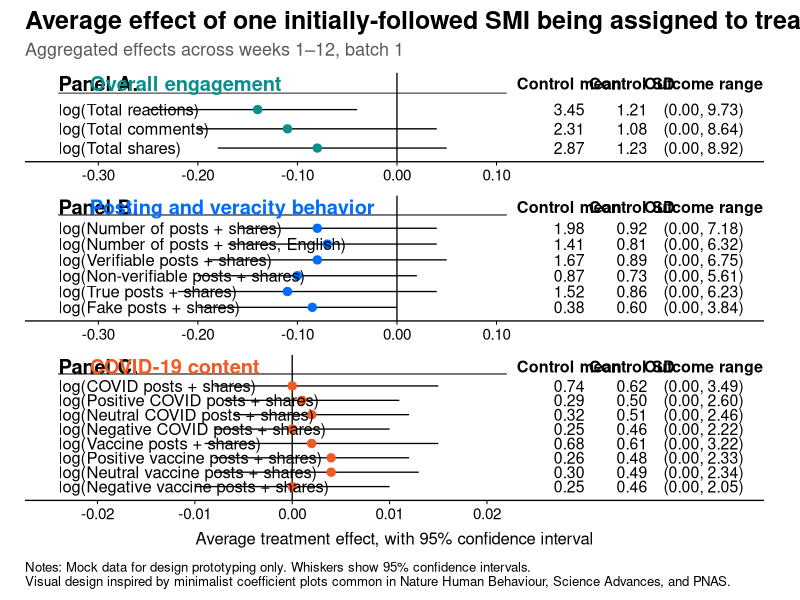
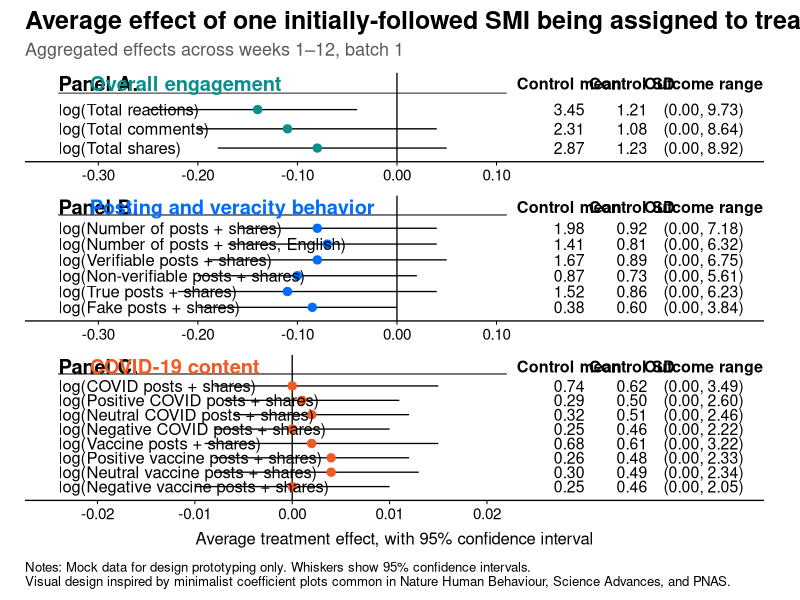
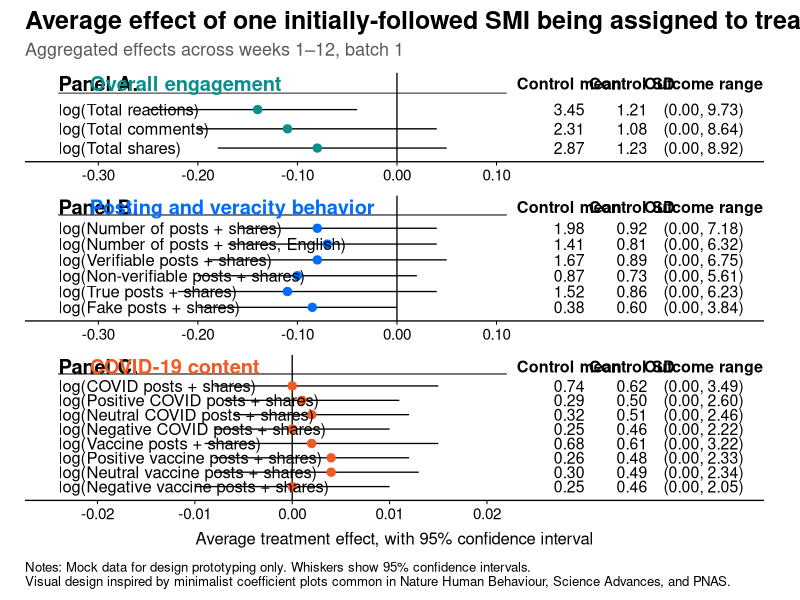

Source code (R) for these figures, in order:
# ============================================================
# Mock coefficient plot template: online follower behaviors
# ============================================================
#
# Purpose:
# This script generates a publication-style mock coefficient plot.
# The data below are fake and are intended only for design prototyping.
# Replace the mock df with real estimates before using the figure in the paper.
#
# Required real-data columns:
# panel, family, outcome, estimate, ci_low, ci_high,
# control_mean, control_sd, outcome_range
#
# Outputs:
# - mock_average_treatment_effect_online_behaviors.png
# - mock_average_treatment_effect_online_behaviors.pdf
# ============================================================

# ----------------------------
# 0. Packages
# ----------------------------

library(tidyverse)
library(patchwork)
library(scales)
library(grid)

# ----------------------------
# 1. Mock data
# ----------------------------

# IMPORTANT:
# These values are fake and are only used to reproduce the visual layout.
# Replace this entire tribble with the real estimates and summary statistics.

df <- tribble(
  ~panel, ~family, ~outcome, ~estimate, ~ci_low, ~ci_high, ~control_mean, ~control_sd, ~outcome_range,
  
  "Panel A.", "Overall engagement", "log(Total reactions)", -0.14, -0.25, -0.04, 3.45, 1.21, "(0.00, 9.73)",
  "Panel A.", "Overall engagement", "log(Total comments)",  -0.11, -0.20,  0.04, 2.31, 1.08, "(0.00, 8.64)",
  "Panel A.", "Overall engagement", "log(Total shares)",    -0.08, -0.18,  0.05, 2.87, 1.23, "(0.00, 8.92)",
  
  "Panel B.", "Posting and veracity behavior", "log(Number of posts + shares)",          -0.08,  -0.16,  0.04, 1.98, 0.92, "(0.00, 7.18)",
  "Panel B.", "Posting and veracity behavior", "log(Number of posts + shares, English)", -0.07,  -0.17,  0.04, 1.41, 0.81, "(0.00, 6.32)",
  "Panel B.", "Posting and veracity behavior", "log(Verifiable posts + shares)",         -0.08,  -0.19,  0.05, 1.67, 0.89, "(0.00, 6.75)",
  "Panel B.", "Posting and veracity behavior", "log(Non-verifiable posts + shares)",     -0.10,  -0.20,  0.02, 0.87, 0.73, "(0.00, 5.61)",
  "Panel B.", "Posting and veracity behavior", "log(True posts + shares)",               -0.11,  -0.22,  0.04, 1.52, 0.86, "(0.00, 6.23)",
  "Panel B.", "Posting and veracity behavior", "log(Fake posts + shares)",               -0.085, -0.20,  0.00, 0.38, 0.60, "(0.00, 3.84)",
  
  "Panel C.", "COVID-19 content", "log(COVID posts + shares)",                 0.000, -0.008, 0.015, 0.74, 0.62, "(0.00, 3.49)",
  "Panel C.", "COVID-19 content", "log(Positive COVID posts + shares)",        0.001, -0.007, 0.011, 0.29, 0.50, "(0.00, 2.60)",
  "Panel C.", "COVID-19 content", "log(Neutral COVID posts + shares)",         0.002, -0.006, 0.012, 0.32, 0.51, "(0.00, 2.46)",
  "Panel C.", "COVID-19 content", "log(Negative COVID posts + shares)",        0.000, -0.008, 0.010, 0.25, 0.46, "(0.00, 2.22)",
  "Panel C.", "COVID-19 content", "log(Vaccine posts + shares)",               0.002, -0.009, 0.015, 0.68, 0.61, "(0.00, 3.22)",
  "Panel C.", "COVID-19 content", "log(Positive vaccine posts + shares)",      0.004, -0.008, 0.012, 0.26, 0.48, "(0.00, 2.33)",
  "Panel C.", "COVID-19 content", "log(Neutral vaccine posts + shares)",       0.004, -0.008, 0.013, 0.30, 0.49, "(0.00, 2.34)",
  "Panel C.", "COVID-19 content", "log(Negative vaccine posts + shares)",      0.000, -0.010, 0.010, 0.25, 0.46, "(0.00, 2.05)"
) %>%
  mutate(
    panel = factor(panel, levels = c("Panel A.", "Panel B.", "Panel C.")),
    family = factor(
      family,
      levels = c(
        "Overall engagement",
        "Posting and veracity behavior",
        "COVID-19 content"
      )
    )
  ) %>%
  group_by(panel) %>%
  mutate(
    row_id = row_number(),
    y = rev(row_id)
  ) %>%
  ungroup()

panel_colors <- c(
  "Overall engagement" = "#0B8F8A",
  "Posting and veracity behavior" = "#006DFF",
  "COVID-19 content" = "#F15A24"
)

# ----------------------------
# 2. Helper function
# ----------------------------

make_panel <- function(panel_name, x_limits, x_breaks, show_x_title = FALSE) {
  
  d <- df %>% filter(panel == panel_name)
  
  family_label <- as.character(unique(d$family))
  family_color <- panel_colors[[family_label]]
  
  n <- nrow(d)
  y_header <- n + 1.35
  y_rule   <- n + 0.85
  
  ggplot(d) +
    
    # Header rule below panel title
    geom_segment(
      aes(x = x_limits[1], xend = x_limits[2], y = y_rule, yend = y_rule),
      inherit.aes = FALSE,
      linewidth = 0.35,
      color = "grey45"
    ) +
    
    # Solid zero line
    geom_vline(
      xintercept = 0,
      linewidth = 0.45,
      color = "black"
    ) +
    
    # Confidence intervals
    geom_errorbarh(
      aes(y = y, xmin = ci_low, xmax = ci_high),
      height = 0,
      linewidth = 0.45,
      color = "black"
    ) +
    
    # Point estimates
    geom_point(
      aes(x = estimate, y = y),
      size = 2.5,
      color = family_color
    ) +
    
    # Outcome labels on the left
    geom_text(
      aes(x = x_limits[1], y = y, label = outcome),
      hjust = 0,
      size = 4.2,
      color = "black"
    ) +
    
    # Panel title and family label
    annotate(
      "text",
      x = x_limits[1],
      y = y_header,
      label = panel_name,
      hjust = 0,
      fontface = "bold",
      size = 5.1
    ) +
    annotate(
      "text",
      x = x_limits[1] + 0.07 * diff(x_limits),
      y = y_header,
      label = family_label,
      hjust = 0,
      fontface = "bold",
      size = 5.1,
      color = family_color
    ) +
    
    # Right-side column headers
    annotate(
      "text",
      x = x_limits[2] + 0.14 * diff(x_limits),
      y = y_header,
      label = "Control mean",
      hjust = 0.5,
      fontface = "bold",
      size = 4.1
    ) +
    annotate(
      "text",
      x = x_limits[2] + 0.28 * diff(x_limits),
      y = y_header,
      label = "Control SD",
      hjust = 0.5,
      fontface = "bold",
      size = 4.1
    ) +
    annotate(
      "text",
      x = x_limits[2] + 0.44 * diff(x_limits),
      y = y_header,
      label = "Outcome range",
      hjust = 0.5,
      fontface = "bold",
      size = 4.1
    ) +
    
    # Right-side values
    geom_text(
      aes(
        x = x_limits[2] + 0.14 * diff(x_limits),
        y = y,
        label = sprintf("%.2f", control_mean)
      ),
      hjust = 0.5,
      size = 4.0
    ) +
    geom_text(
      aes(
        x = x_limits[2] + 0.28 * diff(x_limits),
        y = y,
        label = sprintf("%.2f", control_sd)
      ),
      hjust = 0.5,
      size = 4.0
    ) +
    geom_text(
      aes(
        x = x_limits[2] + 0.44 * diff(x_limits),
        y = y,
        label = outcome_range
      ),
      hjust = 0.5,
      size = 4.0
    ) +
    
    scale_x_continuous(
      limits = c(x_limits[1], x_limits[2] + 0.50 * diff(x_limits)),
      breaks = x_breaks,
      labels = scales::number_format(accuracy = 0.01)
    ) +
    scale_y_continuous(
      limits = c(0.5, n + 1.7),
      breaks = NULL
    ) +
    coord_cartesian(clip = "off") +
    labs(
      x = if (show_x_title) {
        "Average treatment effect, with 95% confidence interval"
      } else {
        NULL
      },
      y = NULL
    ) +
    theme_minimal() +
    theme(
      panel.grid.major.y = element_blank(),
      panel.grid.minor = element_blank(),
      panel.grid.major.x = element_blank(),
      axis.text.y = element_blank(),
      axis.title.y = element_blank(),
      axis.text.x = element_text(size = 11, color = "black"),
      axis.title.x = element_text(size = 12, color = "black", margin = margin(t = 6)),
      axis.ticks.x = element_line(color = "black", linewidth = 0.35),
      axis.line.x = element_line(color = "black", linewidth = 0.45),
      plot.margin = margin(t = 4, r = 18, b = 4, l = 10)
    )
}

# ----------------------------
# 3. Build panels
# ----------------------------

p_a <- make_panel(
  panel_name = "Panel A.",
  x_limits = c(-0.34, 0.11),
  x_breaks = c(-0.30, -0.20, -0.10, 0.00, 0.10),
  show_x_title = FALSE
)

p_b <- make_panel(
  panel_name = "Panel B.",
  x_limits = c(-0.34, 0.11),
  x_breaks = c(-0.30, -0.20, -0.10, 0.00, 0.10),
  show_x_title = FALSE
)

p_c <- make_panel(
  panel_name = "Panel C.",
  x_limits = c(-0.024, 0.022),
  x_breaks = c(-0.02, -0.01, 0.00, 0.01, 0.02),
  show_x_title = TRUE
)

# ----------------------------
# 4. Combine figure
# ----------------------------

final_plot <- p_a / p_b / p_c +
  plot_layout(heights = c(1.1, 1.55, 1.8)) +
  plot_annotation(
    title = "Average effect of one initially-followed SMI being assigned to treatment on online follower behaviors",
    subtitle = "Aggregated effects across weeks 1–12, batch 1",
    caption = paste0(
      "Notes: Mock data for design prototyping only. Whiskers show 95% confidence intervals.\n",
      "Visual design inspired by minimalist coefficient plots common in Nature Human Behaviour, Science Advances, and PNAS."
    ),
    theme = theme(
      plot.title = element_text(size = 18, face = "bold", hjust = 0),
      plot.subtitle = element_text(size = 13, color = "grey35", hjust = 0),
      plot.caption = element_text(size = 9.5, hjust = 0, color = "black"),
      plot.margin = margin(t = 8, r = 8, b = 8, l = 8)
    )
  )

final_plot

ggsave(
  filename = "mock_average_treatment_effect_online_behaviors.png",
  plot = final_plot,
  width = 14,
  height = 10,
  dpi = 300
)

ggsave(
  filename = "mock_average_treatment_effect_online_behaviors.pdf",
  plot = final_plot,
  width = 14,
  height = 10
)
